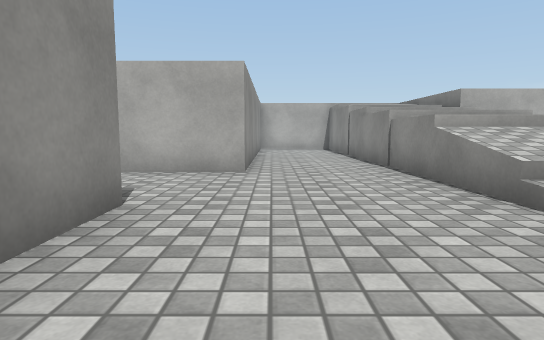
view 1 (above)

24 first-person views from a walk through a Unity game level. The camera is 0.72 m above the floor, tilts 6° down and sees 75° across. The floor is counted in squares, 1 m on a side. Each view is taken from the middle of a square. On the plan, view 1 faces up. The plan holds only what a view shows up to about 11 squares ahead; the rest is blank. The place goes on beyond the plan. Surface patterns are stand-ins for the level's own textures.

view 2
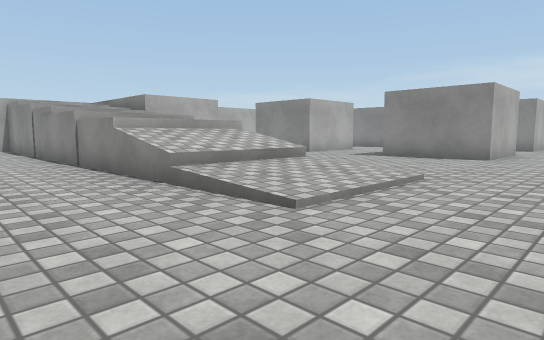

view 3
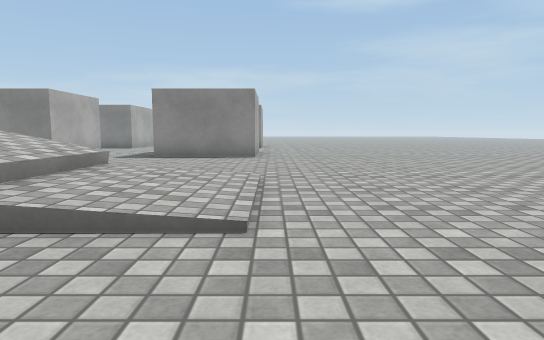

view 4
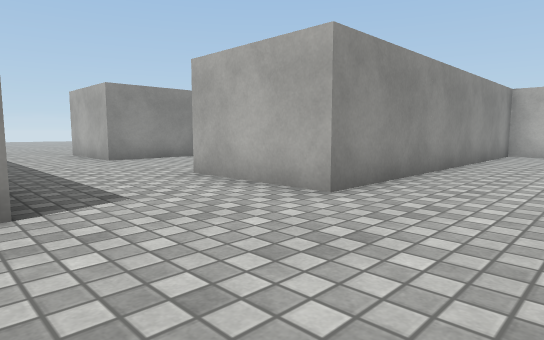

view 5
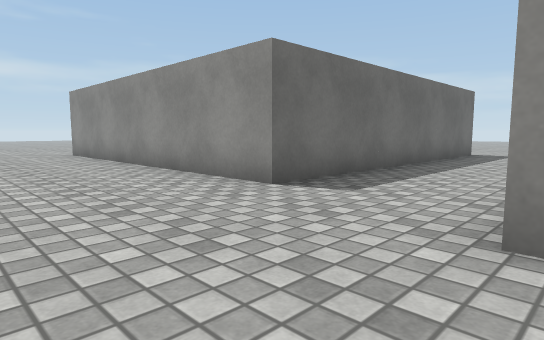

view 6
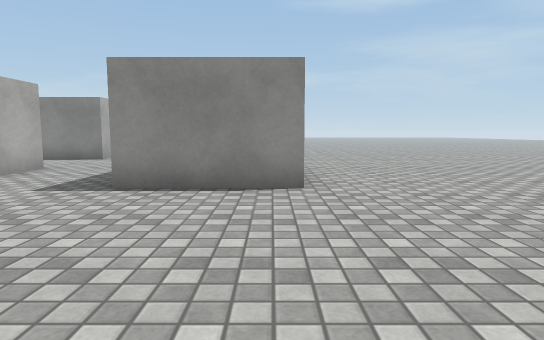

view 7
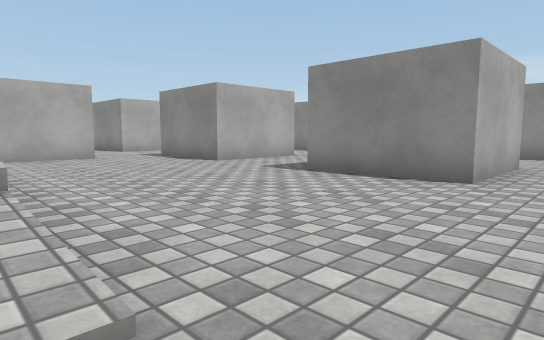

view 8
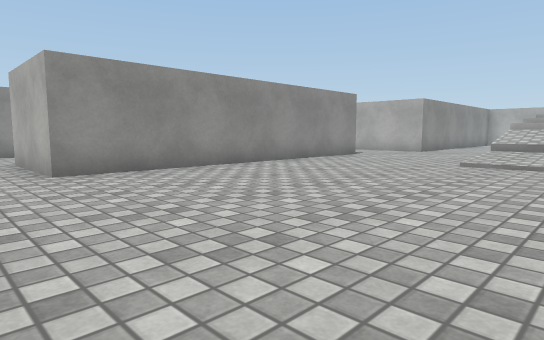

view 9
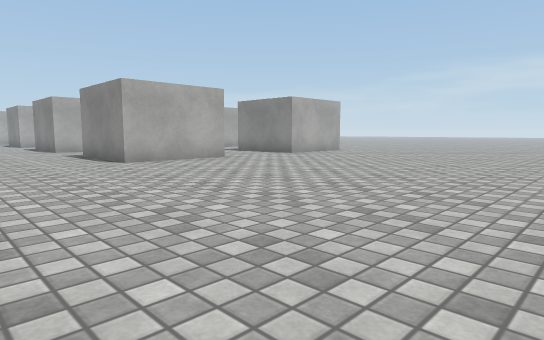

view 10
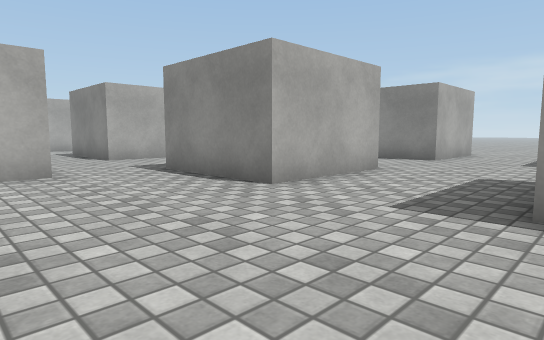

view 11
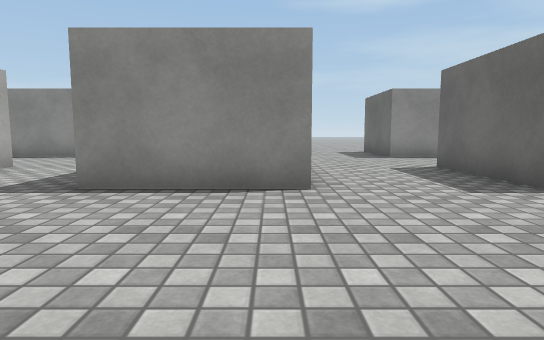

view 12
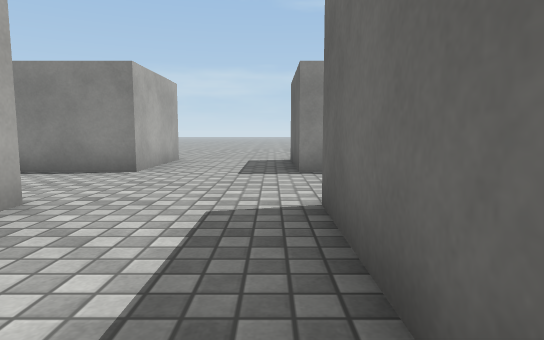

view 13
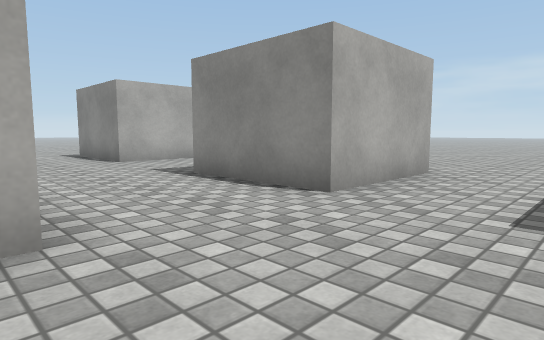

view 14
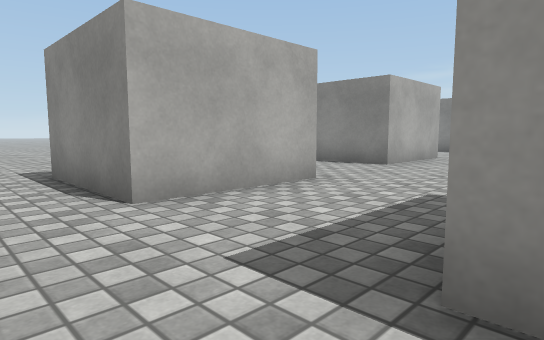

view 15
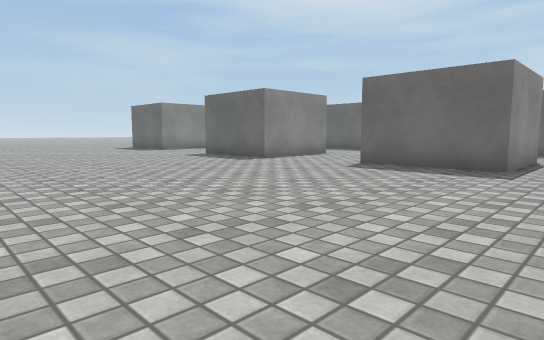

view 16
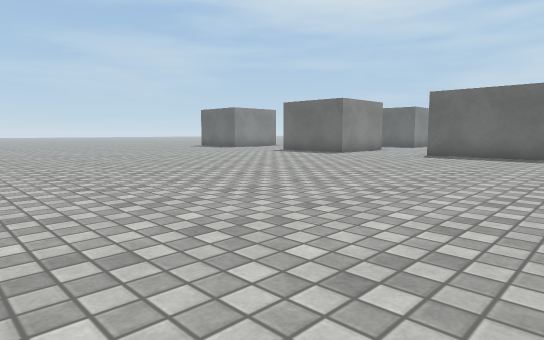

view 17
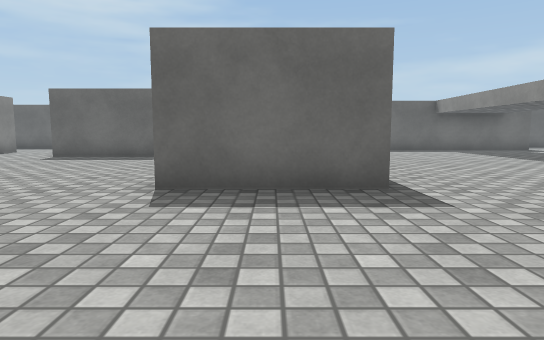

view 18
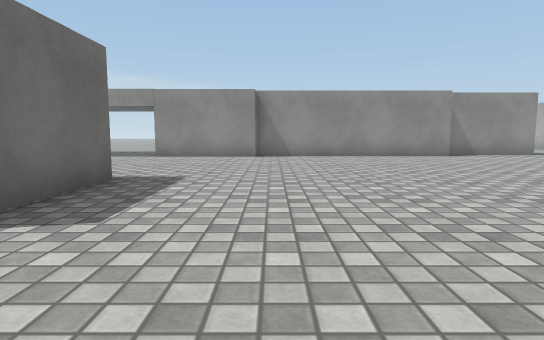

view 19
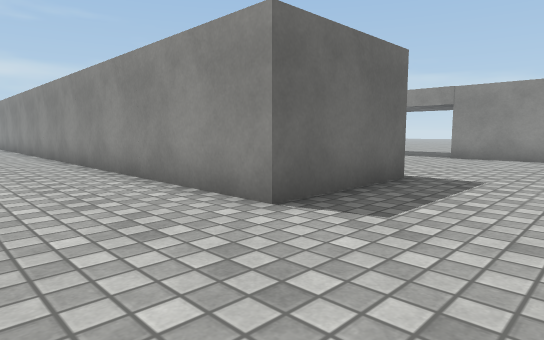

view 20
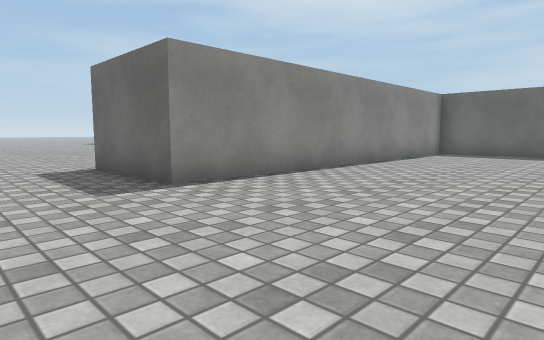

view 21
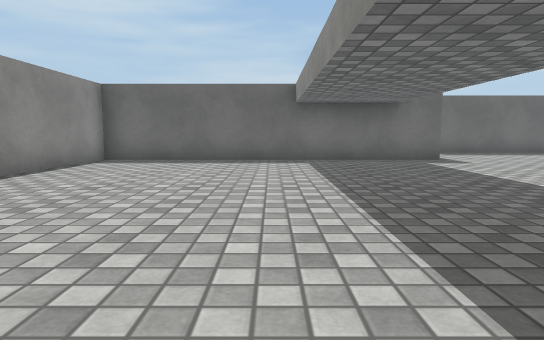

view 22
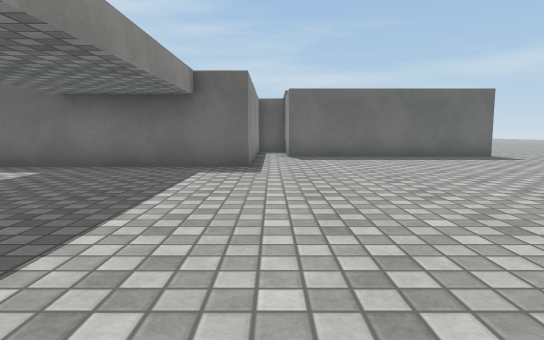

view 23
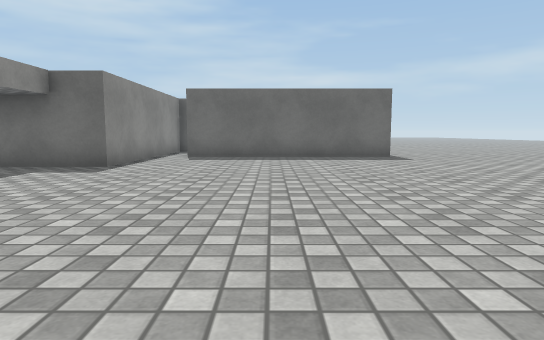

view 24
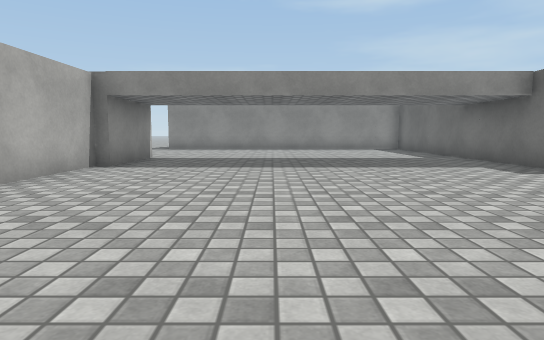

### Floor plan
Points are (right, up) in squares from view 1. A wall is a line through its corners. A room is listed if a view was taken in it or the views show most of it. See-through windows are left out.
Room 1 (views 1, 2, 3, 4, 5, 6, 7, 8, 9, 10, 11)
walls: (2.5, 3.5) (2.5, 12.2); (5.6, 5.5) (2.5, 5.5); (13.5, 1.5) (10.5, 1.5) (10.5, 4.5); (10.5, 7.5) (10.5, 9.5); (8.6, 10.5) (6.4, 10.5); (-7.5, 9.1) (-7.5, 6.5) (-10.1, 6.5); (-10.2, 3.5) (-1.5, 3.5) (-1.5, -5.5) (-4.5, -5.5); (0.4, 15.5) (-0.5, 15.5) (-0.5, 6.5) (-3.5, 6.5)
low walls: (5.5, 3.5) (2.5, 3.5)
ways out: opening at (10.2, 7.8) to room 2; opening at (15, 2) to room 2
Room 2 (views 12, 13, 14, 15, 16, 17, 18, 19, 20, 21, 22, 23, 24)
walls: (13.6, 19.5) (10.5, 19.5) (10.5, 22.5) (13.5, 22.5); (0.4, 30.6) (0.4, 27.5) (-2.4, 27.5); (19.5, 19.8) (16.5, 19.8) (16.5, 22.8) (17.5, 22.8); (13.6, 13.5) (10.5, 13.5) (10.5, 16.5); (-2.4, 27.8) (-5.1, 27.8); (10.5, 9.5) (10.5, 10.5) (13.5, 10.5); (19.5, 13.5) (16.5, 13.5) (16.5, 16.5); (-3.5, 14.9) (-3.5, 18.5) (5.5, 18.5) (5.5, 28.5) (8.5, 28.5) (8.5, 17.8); (0, 36.6) (0, 30.5); (13.6, 7.5) (10.5, 7.5); (19.2, 7.5) (16.5, 7.5) (16.5, 10.5) (19.4, 10.5); (10.5, 4.5) (13.5, 4.5); (-10.5, 15.5) (-4.5, 15.5); (16.5, 1.5) (16.5, 4.5) (17.1, 4.5)
ways out: opening at (10.2, 7.8) to room 1; opening at (15, 2) to room 1

Where each view was taken, in squares from view 1:
view 1: 0 up, 0 right, facing up
view 2: 1 down, 0 right, facing up-right
view 3: 1 up, 0 right, facing right
view 4: 3 up, 2 right, facing up-left
view 5: 7 up, 2 right, facing down-left
view 6: 2 up, 5 right, facing right
view 7: 0 up, 5 right, facing up-right
view 8: 7 down, 5 right, facing up-left
view 9: 7 down, 7 right, facing up-right
view 10: 4 up, 7 right, facing up-right
view 11: 8 up, 6 right, facing right
view 12: 11 up, 10 right, facing right
view 13: 11 up, 13 right, facing up-right
view 14: 16 up, 9 right, facing up-right
view 15: 30 up, 9 right, facing down-right
view 16: 34 up, 9 right, facing down-right
view 17: 33 up, 7 right, facing down
view 18: 31 up, 11 right, facing left
view 19: 31 up, 11 right, facing down-left
view 20: 31 up, 1 right, facing down-right
view 21: 28 up, 1 right, facing down
view 22: 26 up, 4 left, facing down
view 23: 26 up, 7 left, facing down
view 24: 24 up, 10 left, facing right
